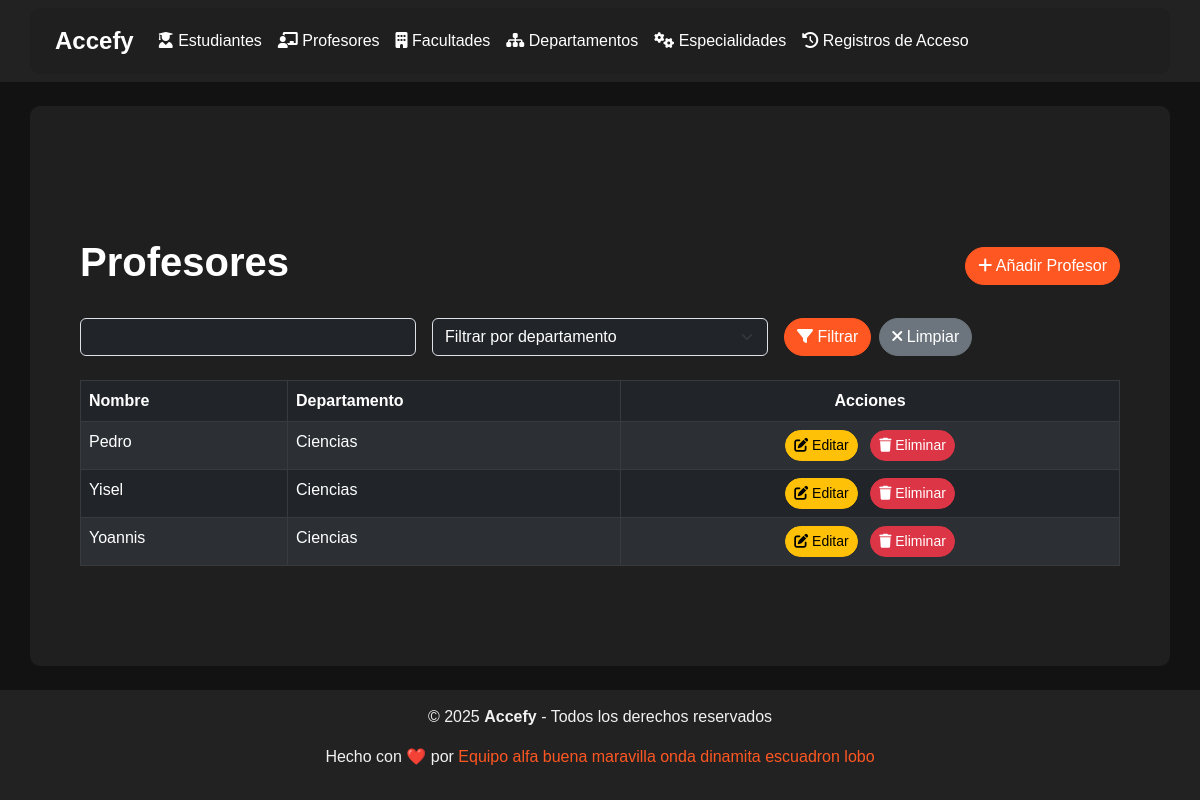
The app's page //professors/ with its own data.
### bibman_app/models.py (models this page shows, shortened)
class Person(models.Model):
    name = models.CharField(max_length=255)  # Full name
    faculty = models.ForeignKey(Faculty, on_delete=models.CASCADE, related_name="persons")  # Faculty
    created_at = models.DateTimeField(auto_now_add=True)  # To track creation time

class Professor(Person):
    department = models.ForeignKey(Department, on_delete=models.SET_NULL, null=True, blank=True, related_name="professors")

class Person(models.Model):
    name = models.CharField(max_length=255)  # Full name
    faculty = models.ForeignKey(Faculty, on_delete=models.CASCADE, related_name="persons")  # Faculty
    created_at = models.DateTimeField(auto_now_add=True)  # To track creation time

class Department(models.Model):
    name = models.CharField(max_length=255)  # Department name
    faculty = models.ForeignKey(Faculty, on_delete=models.CASCADE, related_name="departments")

### bibman_app/views.py (the view)
# urls.py: path("professors/", ProfessorListView.as_view(), name="professor-list"),
class ProfessorListView(ListView):
    model = Professor
    template_name = "professors/professor_list.html"
    context_object_name = "professors"
    def get_context_data(self, **kwargs):
        context = super().get_context_data(**kwargs)
        context['majors'] = Major.objects.all()  # Ensure that you're passing all majors to the context
        context['departments'] = Department.objects.all()  # Ensure that you're passing all departments to the context
        return context
    def get_queryset(self):
        queryset = super().get_queryset()
        name = self.request.GET.get('name')
        major = self.request.GET.get('major')
        academic_year = self.request.GET.get('academic_year')
        if name:
            queryset = queryset.filter(name__icontains=name)
        if major:
            queryset = queryset.filter(major_id=major)
        if academic_year:
            queryset = queryset.filter(academic_year=academic_year)
        return queryset

### bibman_app/templates/professors/professor_list.html (shortened to what this page needs)
{% extends "base.html" %}
{% block content %}
<div class="container mt-5">
  <div class="d-flex justify-content-between align-items-center mb-4">
    <h1 class="text-white">Profesores</h1>
    <a href="{% url 'professor-create' %}" class="btn btn-primary">
      <i class="fas fa-plus"></i> Añadir Profesor
    </a>
  </div>
  <form method="get" class="mb-4">
    <div class="row g-3">
      <div class="col-md-4">
        <input
          type="text"
          name="name"
          class="form-control bg-dark text-white"
          placeholder="Buscar por nombre"
          value="{{ request.GET.name|default:'' }}"
        />
      </div>
      <div class="col-md-4">
        <select
          name="department"
          class="form-select bg-dark text-white"
        >
          <option value="">Filtrar por departamento</option>
        </select>
      </div>
      <div class="col-md-4 d-flex align-items-center">
        <button type="submit" class="btn btn-primary me-2">
          <i class="fas fa-filter"></i> Filtrar
        </button>
        <a href="{% url 'professor-list' %}" class="btn btn-secondary">
          <i class="fas fa-times"></i> Limpiar
        </a>
      </div>
    </div>
  </form>
  {% if professors %}
  <table class="table table-hover table-bordered table-striped table-dark">
    <thead style="background-color: #ff5722; color: white">
      <tr>
        <th>Nombre</th>
        <th>Departamento</th>
        <th class="text-center">Acciones</th>
      </tr>
    </thead>
    <tbody>
      {% for professor in professors %}
      <tr>
        <td>{{ professor.name }}</td>
        <td>{{ professor.department.name|default:"N/A" }}</td>
        <td class="text-center">
          <a
            href="{% url 'professor-edit' professor.id %}"
            class="btn btn-sm btn-warning me-2"
          >
            <i class="fas fa-edit"></i> Editar
          </a>
          <a
            href="{% url 'professor-delete' professor.id %}"
            class="btn btn-sm btn-danger"
          >
            <i class="fas fa-trash"></i> Eliminar
          </a>
        </td>
      </tr>
      {% endfor %}
    </tbody>
  </table>
  {% else %}
  <div class="alert alert-info text-center" role="alert">
    No hay profesores registrados. ¡Añade el primero haciendo clic en
    <strong>Añadir Profesor</strong>!
  </div>
  {% endif %}
</div>
{% endblock %}

### bibman_app/templates/base.html (style rules this page uses)
html, body { height: 100%; margin: 0; display: flex; flex-direction: column; }
body { background-color: #121212; color: white; font-family: "Arial", sans-serif; }
.container { background-color: #1f1f1f; border-radius: 10px; padding: 10px; padding-inline: 25px; }
.btn { border-radius: 20px; }
.btn-primary { background-color: #ff5722; border-color: #ff5722; }
h1, h2 { font-weight: 600; color: #f1f1f1; }

### records on screen
Professor: name "Pedro", department.name "Ciencias"
Professor: name "Yisel", department.name "Ciencias"
Professor: name "Yoannis", department.name "Ciencias"
